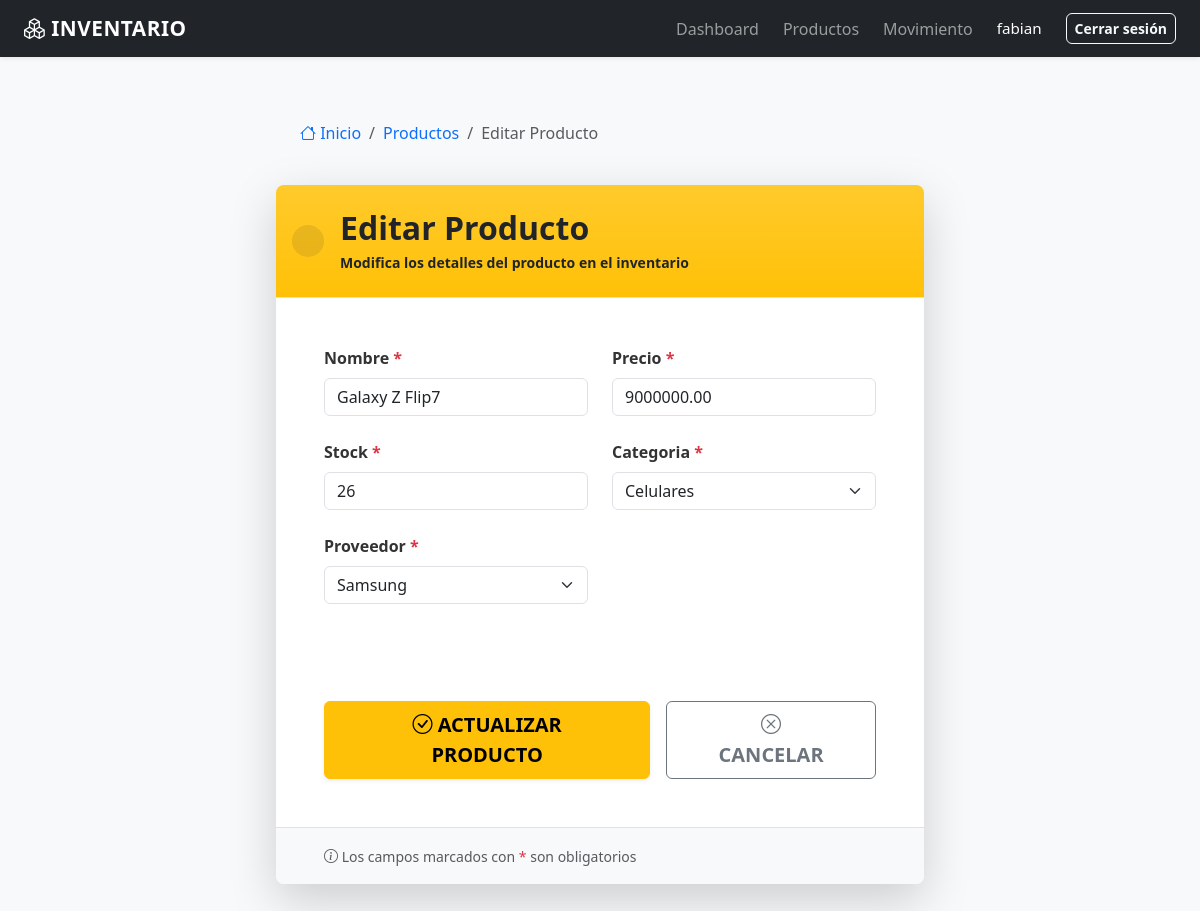
Before: /productos/8/editar/ (signed in) with the older database file.
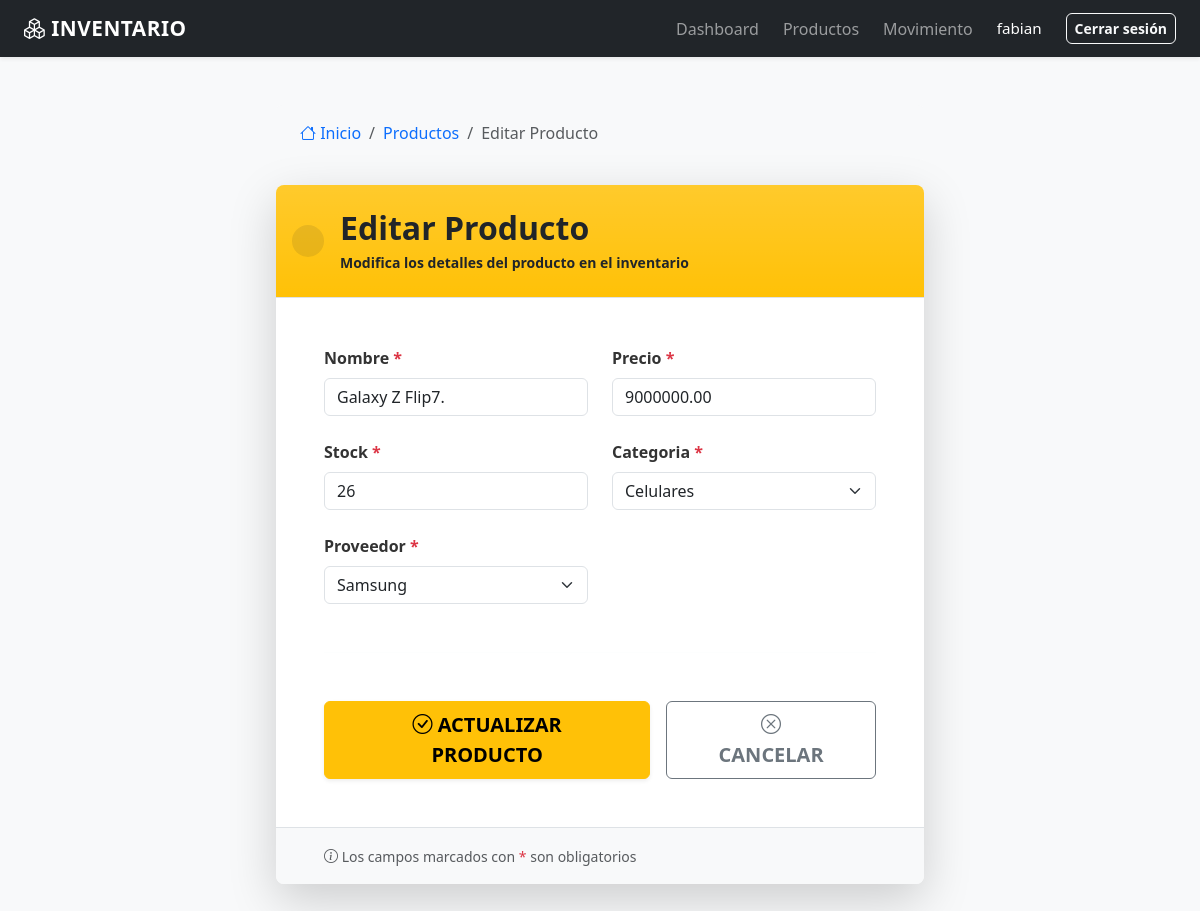
After: the same page with the newer database file.
### inventario/models.py (models this page shows, shortened)
class Producto(models.Model):
    nombre = models.CharField(max_length=100)
    precio = models.DecimalField(max_digits=10, decimal_places=2)
    stock = models.IntegerField(default=0)
    categoria = models.ForeignKey(Categoria, on_delete=models.CASCADE)
    proveedor = models.ForeignKey(Proveedor, on_delete=models.CASCADE)

### inventario/views.py (the view)
# urls.py: path('productos/<int:id>/editar/', editar_producto, name='editar_producto'),
@login_required
def editar_producto(request, id):
    producto = get_object_or_404(Producto, id=id)
    if request.method == 'POST':
        form = ProductoForm(request.POST, instance=producto)
        if form.is_valid():
            form.save()
            messages.info(
                request,
                'Producto editado correctamente'
            )
            return redirect('lista_productos')
    else:
        form = ProductoForm(instance=producto)
    return render(request, 'inventario/editar_producto.html', {
        'form': form
    })

### inventario/forms.py
class ProductoForm(BootstrapFormMixin, forms.ModelForm):
    class Meta:
        model = Producto
        fields = [
            'nombre',
            'precio',
            'stock',
            'categoria',
            'proveedor'
        ]

### inventario/models.py (called while the page is built)
    def __str__(self):
        return self.nombre

    def __str__(self):
        return self.nombre

### inventario/templates/inventario/editar_producto.html (shortened to what the changed rows need)
{% extends 'inventario/base.html' %}
{% block content %}
<div class="container-fluid py-4">
    <div class="row justify-content-center">
        <div class="col-lg-7 col-md-9">
            <div class="card border-0 shadow-lg overflow-hidden">
                <div class="card-header bg-gradient bg-warning text-dark py-4">
                    <div class="d-flex align-items-center gap-3">
                        <div>
                            <h2 class="mb-1 fw-bold">Editar Producto</h2>
                        </div>
                    </div>
                </div>
                <div class="card-body p-5">
                    <form method="POST" novalidate class="needs-validation">
                        <div class="row g-4">
                            {% for field in form %}
                                {% if field.name != 'csrfmiddlewaretoken' %}
                                    <div class="col-md-{% if field.field.widget.input_type == 'textarea' %}12{% else %}6{% endif %}">
                                        {% if field.field.widget.input_type == 'checkbox' %}
                                            <div class="form-check mt-3">
                                                {{ field }}
                                                <label class="form-check-label" for="{{ field.id_for_label }}">
                                                    {{ field.label }}
                                                    {% if field.field.required %}<span class="badge bg-danger ms-1">Requerido</span>{% endif %}
                                                </label>
                                            </div>
                                        {% else %}
                                            <div class="mb-0">
                                                <label for="{{ field.id_for_label }}" class="form-label fw-6 mb-2">
                                                    {{ field.label }}
                                                    {% if field.field.required %}<span class="text-danger">*</span>{% endif %}
                                                </label>
                                                {% if field.field.widget.input_type == 'textarea' %}
                                                    <textarea
                                                        class="form-control form-control-lg {% if field.errors %}is-invalid{% endif %}"
                                                        name="{{ field.name }}"
                                                        id="{{ field.id_for_label }}"
                                                        placeholder="Ingresa {{ field.label|lower }}"
                                                        rows="4"
                                                        {% if field.field.required %}required{% endif %}>{{ field.value|default:'' }}</textarea>
                                                {% else %}
                                                    {{ field }}
                                                {% endif %}
                                            </div>
                                        {% endif %}
                                    </div>
                                {% endif %}
                            {% endfor %}
                        </div>
                    </form>
                </div>
            </div>
        </div>
    </div>
</div>
{% endblock content %}

Changed rows visible on the page:
changed Producto "Celulares": nombre "Galaxy Z Flip7" → "Galaxy Z Flip7."
